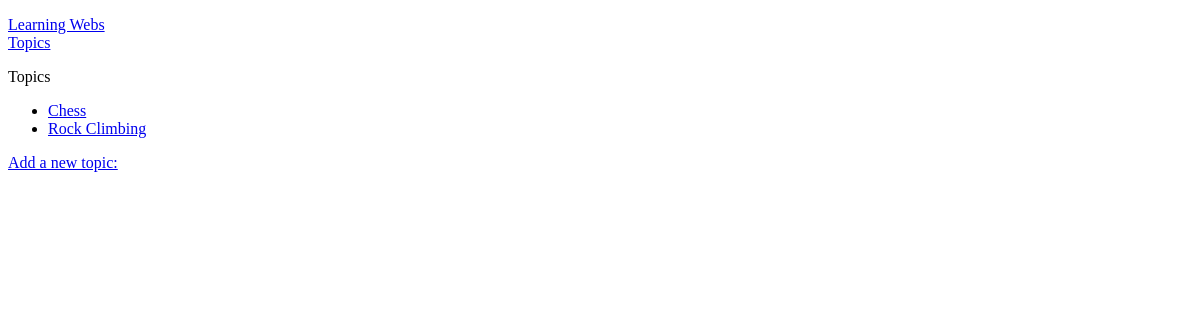
Before: /topics/ with the older database file.
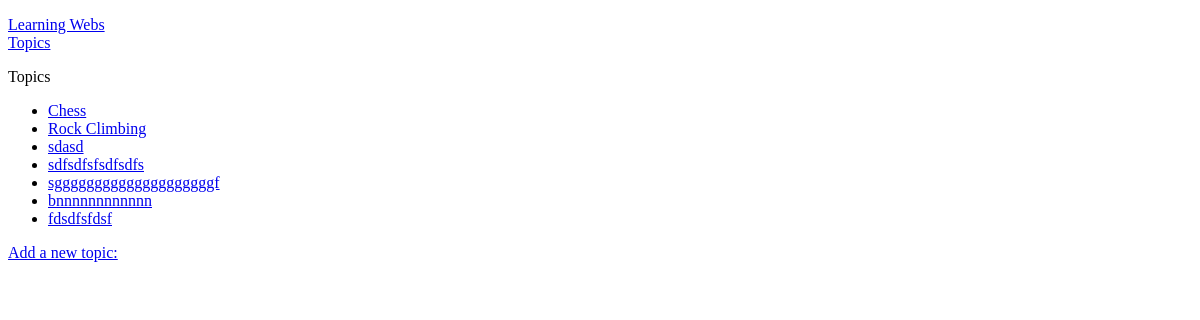
After: the same page with the newer database file.
### learning_webs/models.py (models this page shows)
class Topic(models.Model):
    text = models.CharField(max_length=200)
    date_added = models.DateTimeField(auto_now_add=True)
    def __str__(self):
        return self.text

### learning_webs/views.py (the view)
# urls.py: url(r'^topics/$', views.topics, name='topics'),
def topics(request):
    topics = Topic.objects.order_by('date_added')
    context = {'topics': topics}
    return render(request, 'learning_webs/topics.html', context)

### learning_webs/templates/learning_webs/topics.html (shortened to what this page needs)
<!DOCTYPE html>
<html lang="en">
<head>
</head>
<body>
{% extends "learning_webs/base.html" %}
{% block content %}
  <p>Topics</p>
  <ul>
      {% for topic in topics %}
        <li>
            <a href="{% url 'learning_webs:topic' topic.id %}">{{ topic }}</a>
        </li>
      {% empty %}
        <li>No topics have been added yet.</li>
      {% endfor %}
  </ul>
  <a href="{% url 'learning_webs:new_topic' %}">Add a new topic:</a>
{% endblock content %}

Changed rows visible on the page:
added Topic: text "sdasd"
added Topic: text "sdfsdfsfsdfsdfs"
added Topic: text "sggggggggggggggggggggf"
added Topic: text "bnnnnnnnnnnnn"
added Topic: text "fdsdfsfdsf"
